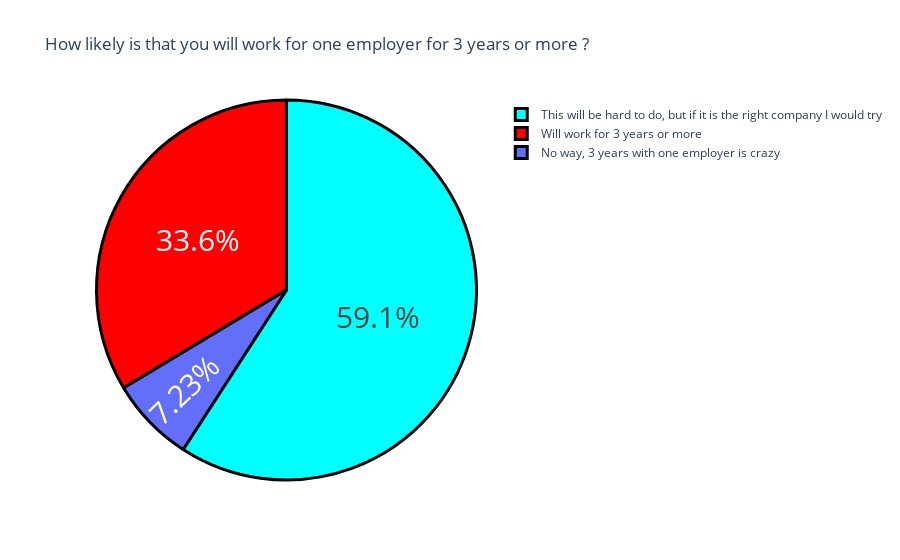

Notebook source saved alongside this figure:
### Code cell
Q3 = 'How likely is that you will work for one employer for 3 years or more ?'

Q3 = df[Q3].value_counts()

label = Q3.index
counts = Q3.values

colors = ['aqua', 'red']

fig = go.Figure(data = [go.Pie(labels = label, values = counts)])
fig.update_layout(title_text = 'How likely is that you will work for one employer for 3 years or more ?')
fig.update_traces(hoverinfo = 'label+value', textinfo = 'percent', textfont_size = 30,
                 marker = dict(colors = colors, line = dict(color = 'black', width = 3)))

fig.show()

### Figure 1 — Plotly figure (JSON) as saved in the notebook; plotly's stock layout.template omitted (floating-point values rounded to 4 significant figures)
{"data": [{"hoverinfo": "label+value", "labels": ["This will be hard to do, but if it is the right company I would try", "Will work for 3 years or more", "No way, 3 years with one employer is crazy"], "marker": {"colors": ["aqua", "red"], "line": {"color": "black", "width": 3}}, "textfont": {"size": 30}, "textinfo": "percent", "type": "pie", "values": [139, 79, 17]}], "layout": {"title": {"text": "How likely is that you will work for one employer for 3 years or more ?"}}}
